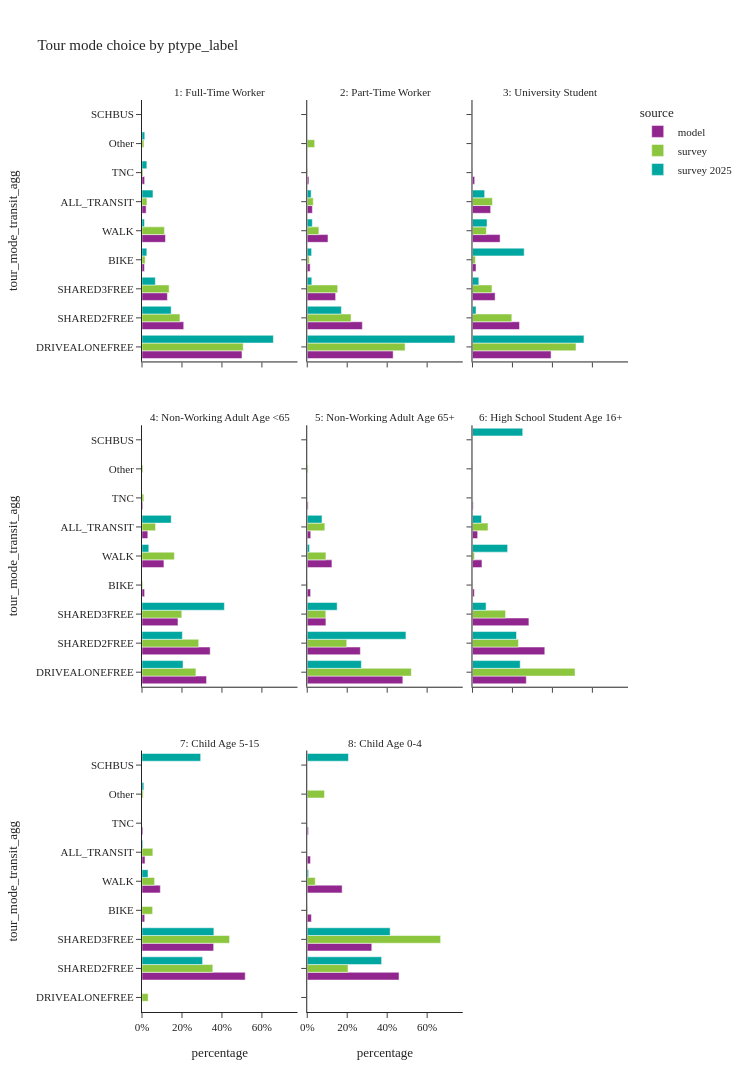
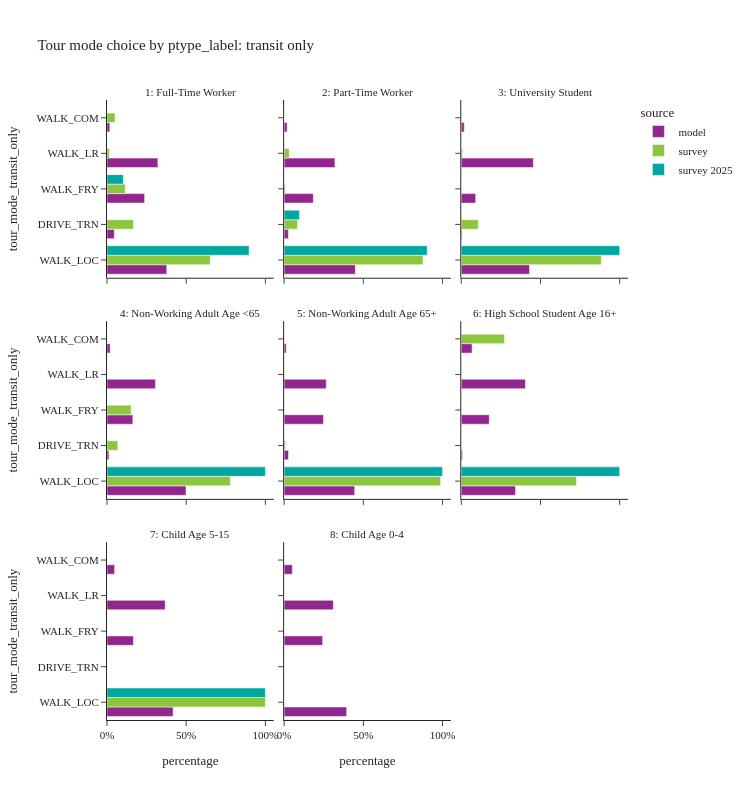

Notebook code for these charts, in order:
### Code cell
tour_mode_choice_seg(segment_col='ptype_label')

### Figure 1 — Plotly figure (JSON) as saved in the notebook; plotly's stock layout.template omitted (floating-point values rounded to 4 significant figures)
{"data": [{"alignmentgroup": "True", "customdata": [[1195681], [498942], [303787], [29539], [280729], [49480], [31624]], "hovertemplate": "source=model<br>ptype_label=1: Full-Time Worker<br>percentage=%{x}<br>tour_mode_transit_agg=%{y}<br>sample_size=%{customdata[0]}<extra></extra>", "legendgroup": "model", "marker": {"color": "#91268F", "pattern": {"shape": ""}}, "name": "model", "offsetgroup": "model", "orientation": "h", "showlegend": true, "textposition": "auto", "type": "bar", "x": [0.5003, 0.2088, 0.1271, 0.01236, 0.1175, 0.0207, 0.01323], "xaxis": "x7", "y": ["DRIVEALONEFREE", "SHARED2FREE", "SHARED3FREE", "BIKE", "WALK", "ALL_TRANSIT", "TNC"], "yaxis": "y7"}, {"alignmentgroup": "True", "customdata": [[216484], [138858], [71555], [7326], [52264], [12929], [4161]], "hovertemplate": "source=model<br>ptype_label=2: Part-Time Worker<br>percentage=%{x}<br>tour_mode_transit_agg=%{y}<br>sample_size=%{customdata[0]}<extra></extra>", "legendgroup": "model", "marker": {"color": "#91268F", "pattern": {"shape": ""}}, "name": "model", "offsetgroup": "model", "orientation": "h", "showlegend": false, "textposition": "auto", "type": "bar", "x": [0.4299, 0.2757, 0.1421, 0.01455, 0.1038, 0.02567, 0.008263], "xaxis": "x8", "y": ["DRIVEALONEFREE", "SHARED2FREE", "SHARED3FREE", "BIKE", "WALK", "ALL_TRANSIT", "TNC"], "yaxis": "y8"}, {"alignmentgroup": "True", "customdata": [[84316], [50472], [24278], [3830], [29614], [19499], [2371]], "hovertemplate": "source=model<br>ptype_label=3: University Student<br>percentage=%{x}<br>tour_mode_transit_agg=%{y}<br>sample_size=%{customdata[0]}<extra></extra>", "legendgroup": "model", "marker": {"color": "#91268F", "pattern": {"shape": ""}}, "name": "model", "offsetgroup": "model", "orientation": "h", "showlegend": false, "textposition": "auto", "type": "bar", "x": [0.3933, 0.2354, 0.1132, 0.01787, 0.1381, 0.09096, 0.01106], "xaxis": "x9", "y": ["DRIVEALONEFREE", "SHARED2FREE", "SHARED3FREE", "BIKE", "WALK", "ALL_TRANSIT", "TNC"], "yaxis": "y9"}, {"alignmentgroup": "True", "customdata": [[238344], [251815], [132847], [9591], [81007], [21485], [2948]], "hovertemplate": "source=model<br>ptype_label=4: Non-Working Adult Age <65<br>percentage=%{x}<br>tour_mode_transit_agg=%{y}<br>sample_size=%{customdata[0]}<extra></extra>", "legendgroup": "model", "marker": {"color": "#91268F", "pattern": {"shape": ""}}, "name": "model", "offsetgroup": "model", "orientation": "h", "showlegend": false, "textposition": "auto", "type": "bar", "x": [0.3229, 0.3412, 0.18, 0.013, 0.1098, 0.02911, 0.003994], "xaxis": "x4", "y": ["DRIVEALONEFREE", "SHARED2FREE", "SHARED3FREE", "BIKE", "WALK", "ALL_TRANSIT", "TNC"], "yaxis": "y4"}, {"alignmentgroup": "True", "customdata": [[275856], [153283], [53875], [9730], [71266], [10135], [2617]], "hovertemplate": "source=model<br>ptype_label=5: Non-Working Adult Age 65+<br>percentage=%{x}<br>tour_mode_transit_agg=%{y}<br>sample_size=%{customdata[0]}<extra></extra>", "legendgroup": "model", "marker": {"color": "#91268F", "pattern": {"shape": ""}}, "name": "model", "offsetgroup": "model", "orientation": "h", "showlegend": false, "textposition": "auto", "type": "bar", "x": [0.4783, 0.2658, 0.09341, 0.01687, 0.1236, 0.01757, 0.004537], "xaxis": "x5", "y": ["DRIVEALONEFREE", "SHARED2FREE", "SHARED3FREE", "BIKE", "WALK", "ALL_TRANSIT", "TNC"], "yaxis": "y5"}, {"alignmentgroup": "True", "customdata": [[38306], [51450], [40155], [1323], [6755], [3678], [530]], "hovertemplate": "source=model<br>ptype_label=6: High School Student Age 16+<br>percentage=%{x}<br>tour_mode_transit_agg=%{y}<br>sample_size=%{customdata[0]}<extra></extra>", "legendgroup": "model", "marker": {"color": "#91268F", "pattern": {"shape": ""}}, "name": "model", "offsetgroup": "model", "orientation": "h", "showlegend": false, "textposition": "auto", "type": "bar", "x": [0.2694, 0.3618, 0.2824, 0.009304, 0.0475, 0.02587, 0.003727], "xaxis": "x6", "y": ["DRIVEALONEFREE", "SHARED2FREE", "SHARED3FREE", "BIKE", "WALK", "ALL_TRANSIT", "TNC"], "yaxis": "y6"}, {"alignmentgroup": "True", "customdata": [[247875], [172109], [6541], [44033], [7217], [2142]], "hovertemplate": "source=model<br>ptype_label=7: Child Age 5-15<br>percentage=%{x}<br>tour_mode_transit_agg=%{y}<br>sample_size=%{customdata[0]}<extra></extra>", "legendgroup": "model", "marker": {"color": "#91268F", "pattern": {"shape": ""}}, "name": "model", "offsetgroup": "model", "orientation": "h", "showlegend": false, "textposition": "auto", "type": "bar", "x": [0.5165, 0.3586, 0.01363, 0.09175, 0.01504, 0.004463], "xaxis": "x", "y": ["SHARED2FREE", "SHARED3FREE", "BIKE", "WALK", "ALL_TRANSIT", "TNC"], "yaxis": "y"}, {"alignmentgroup": "True", "customdata": [[100692], [70809], [4570], [38295], [3571], [1272]], "hovertemplate": "source=model<br>ptype_label=8: Child Age 0-4<br>percentage=%{x}<br>tour_mode_transit_agg=%{y}<br>sample_size=%{customdata[0]}<extra></extra>", "legendgroup": "model", "marker": {"color": "#91268F", "pattern": {"shape": ""}}, "name": "model", "offsetgroup": "model", "orientation": "h", "showlegend": false, "textposition": "auto", "type": "bar", "x": [0.4593, 0.323, 0.02085, 0.1747, 0.01629, 0.005803], "xaxis": "x2", "y": ["SHARED2FREE", "SHARED3FREE", "BIKE", "WALK", "ALL_TRANSIT", "TNC"], "yaxis": "y2"}, {"alignmentgroup": "True", "customdata": [[1383], [468], [264], [150], [666], [283], [24], [31]], "hovertemplate": "source=survey<br>ptype_label=1: Full-Time Worker<br>percentage=%{x}<br>tour_mode_transit_agg=%{y}<br>sample_size=%{customdata[0]}<extra></extra>", "legendgroup": "survey", "marker": {"color": "#8CC63E", "pattern": {"shape": ""}}, "name": "survey", "offsetgroup": "survey", "orientation": "h", "showlegend": true, "textposition": "auto", "type": "bar", "x": [0.5066, 0.1899, 0.1356, 0.01589, 0.1125, 0.02479, 0.004996, 0.009782], "xaxis": "x7", "y": ["DRIVEALONEFREE", "SHARED2FREE", "SHARED3FREE", "BIKE", "WALK", "ALL_TRANSIT", "TNC", "Other"], "yaxis": "y7"}, {"alignmentgroup": "True", "customdata": [[406], [172], [102], [25], [149], [71], [6], [7]], "hovertemplate": "source=survey<br>ptype_label=2: Part-Time Worker<br>percentage=%{x}<br>tour_mode_transit_agg=%{y}<br>sample_size=%{customdata[0]}<extra></extra>", "legendgroup": "survey", "marker": {"color": "#8CC63E", "pattern": {"shape": ""}}, "name": "survey", "offsetgroup": "survey", "orientation": "h", "showlegend": false, "textposition": "auto", "type": "bar", "x": [0.4897, 0.2194, 0.1524, 0.01027, 0.05832, 0.03019, 0.002593, 0.03721], "xaxis": "x8", "y": ["DRIVEALONEFREE", "SHARED2FREE", "SHARED3FREE", "BIKE", "WALK", "ALL_TRANSIT", "TNC", "Other"], "yaxis": "y8"}, {"alignmentgroup": "True", "customdata": [[94], [45], [15], [12], [86], [54], [3], [3]], "hovertemplate": "source=survey<br>ptype_label=3: University Student<br>percentage=%{x}<br>tour_mode_transit_agg=%{y}<br>sample_size=%{customdata[0]}<extra></extra>", "legendgroup": "survey", "marker": {"color": "#8CC63E", "pattern": {"shape": ""}}, "name": "survey", "offsetgroup": "survey", "orientation": "h", "showlegend": false, "textposition": "auto", "type": "bar", "x": [0.518, 0.1969, 0.09754, 0.01467, 0.06948, 0.1, 0.002077, 0.001337], "xaxis": "x9", "y": ["DRIVEALONEFREE", "SHARED2FREE", "SHARED3FREE", "BIKE", "WALK", "ALL_TRANSIT", "TNC", "Other"], "yaxis": "y9"}, {"alignmentgroup": "True", "customdata": [[274], [184], [119], [18], [186], [55], [6], [14]], "hovertemplate": "source=survey<br>ptype_label=4: Non-Working Adult Age <65<br>percentage=%{x}<br>tour_mode_transit_agg=%{y}<br>sample_size=%{customdata[0]}<extra></extra>", "legendgroup": "survey", "marker": {"color": "#8CC63E", "pattern": {"shape": ""}}, "name": "survey", "offsetgroup": "survey", "orientation": "h", "showlegend": false, "textposition": "auto", "type": "bar", "x": [0.2698, 0.2837, 0.199, 0.003703, 0.1621, 0.06779, 0.009118, 0.004845], "xaxis": "x4", "y": ["DRIVEALONEFREE", "SHARED2FREE", "SHARED3FREE", "BIKE", "WALK", "ALL_TRANSIT", "TNC", "Other"], "yaxis": "y4"}, {"alignmentgroup": "True", "customdata": [[421], [199], [51], [6], [133], [55], [3], [11]], "hovertemplate": "source=survey<br>ptype_label=5: Non-Working Adult Age 65+<br>percentage=%{x}<br>tour_mode_transit_agg=%{y}<br>sample_size=%{customdata[0]}<extra></extra>", "legendgroup": "survey", "marker": {"color": "#8CC63E", "pattern": {"shape": ""}}, "name": "survey", "offsetgroup": "survey", "orientation": "h", "showlegend": false, "textposition": "auto", "type": "bar", "x": [0.5209, 0.1977, 0.09287, 0.002421, 0.09354, 0.08811, 0.0001684, 0.004304], "xaxis": "x5", "y": ["DRIVEALONEFREE", "SHARED2FREE", "SHARED3FREE", "BIKE", "WALK", "ALL_TRANSIT", "TNC", "Other"], "yaxis": "y5"}, {"alignmentgroup": "True", "customdata": [[20], [11], [13], [1], [4], [8], [1]], "hovertemplate": "source=survey<br>ptype_label=6: High School Student Age 16+<br>percentage=%{x}<br>tour_mode_transit_agg=%{y}<br>sample_size=%{customdata[0]}<extra></extra>", "legendgroup": "survey", "marker": {"color": "#8CC63E", "pattern": {"shape": ""}}, "name": "survey", "offsetgroup": "survey", "orientation": "h", "showlegend": false, "textposition": "auto", "type": "bar", "x": [0.5131, 0.23, 0.1654, 0.002213, 0.009496, 0.07755, 0.002213], "xaxis": "x6", "y": ["DRIVEALONEFREE", "SHARED2FREE", "SHARED3FREE", "BIKE", "WALK", "ALL_TRANSIT", "Other"], "yaxis": "y6"}, {"alignmentgroup": "True", "customdata": [[4], [77], [135], [13], [42], [16], [2]], "hovertemplate": "source=survey<br>ptype_label=7: Child Age 5-15<br>percentage=%{x}<br>tour_mode_transit_agg=%{y}<br>sample_size=%{customdata[0]}<extra></extra>", "legendgroup": "survey", "marker": {"color": "#8CC63E", "pattern": {"shape": ""}}, "name": "survey", "offsetgroup": "survey", "orientation": "h", "showlegend": false, "textposition": "auto", "type": "bar", "x": [0.03079, 0.3543, 0.4383, 0.05314, 0.06309, 0.05431, 0.006139], "xaxis": "x", "y": ["DRIVEALONEFREE", "SHARED2FREE", "SHARED3FREE", "BIKE", "WALK", "ALL_TRANSIT", "Other"], "yaxis": "y"}, {"alignmentgroup": "True", "customdata": [[33], [41], [4], [11], [2]], "hovertemplate": "source=survey<br>ptype_label=8: Child Age 0-4<br>percentage=%{x}<br>tour_mode_transit_agg=%{y}<br>sample_size=%{customdata[0]}<extra></extra>", "legendgroup": "survey", "marker": {"color": "#8CC63E", "pattern": {"shape": ""}}, "name": "survey", "offsetgroup": "survey", "orientation": "h", "showlegend": false, "textposition": "auto", "type": "bar", "x": [0.2041, 0.6674, 0.00214, 0.03991, 0.08639], "xaxis": "x2", "y": ["SHARED2FREE", "SHARED3FREE", "BIKE", "WALK", "Other"], "yaxis": "y2"}, {"alignmentgroup": "True", "customdata": [[343], [66], [22], [10], [19], [41], [3], [17]], "hovertemplate": "source=survey 2025<br>ptype_label=1: Full-Time Worker<br>percentage=%{x}<br>tour_mode_transit_agg=%{y}<br>sample_size=%{customdata[0]}<extra></extra>", "legendgroup": "survey 2025", "marker": {"color": "#00A7A0", "pattern": {"shape": ""}}, "name": "survey 2025", "offsetgroup": "survey 2025", "orientation": "h", "showlegend": true, "textposition": "auto", "type": "bar", "x": [0.6575, 0.1461, 0.06671, 0.02414, 0.01245, 0.05493, 0.02425, 0.01392], "xaxis": "x7", "y": ["DRIVEALONEFREE", "SHARED2FREE", "SHARED3FREE", "BIKE", "WALK", "ALL_TRANSIT", "TNC", "Other"], "yaxis": "y7"}, {"alignmentgroup": "True", "customdata": [[58], [17], [4], [1], [5], [6]], "hovertemplate": "source=survey 2025<br>ptype_label=2: Part-Time Worker<br>percentage=%{x}<br>tour_mode_transit_agg=%{y}<br>sample_size=%{customdata[0]}<extra></extra>", "legendgroup": "survey 2025", "marker": {"color": "#00A7A0", "pattern": {"shape": ""}}, "name": "survey 2025", "offsetgroup": "survey 2025", "orientation": "h", "showlegend": false, "textposition": "auto", "type": "bar", "x": [0.7393, 0.1709, 0.02284, 0.02183, 0.02548, 0.01962], "xaxis": "x8", "y": ["DRIVEALONEFREE", "SHARED2FREE", "SHARED3FREE", "BIKE", "WALK", "ALL_TRANSIT"], "yaxis": "y8"}, {"alignmentgroup": "True", "customdata": [[18], [3], [1], [5], [4], [4]], "hovertemplate": "source=survey 2025<br>ptype_label=3: University Student<br>percentage=%{x}<br>tour_mode_transit_agg=%{y}<br>sample_size=%{customdata[0]}<extra></extra>", "legendgroup": "survey 2025", "marker": {"color": "#00A7A0", "pattern": {"shape": ""}}, "name": "survey 2025", "offsetgroup": "survey 2025", "orientation": "h", "showlegend": false, "textposition": "auto", "type": "bar", "x": [0.5578, 0.01793, 0.03172, 0.2587, 0.07287, 0.06096], "xaxis": "x9", "y": ["DRIVEALONEFREE", "SHARED2FREE", "SHARED3FREE", "BIKE", "WALK", "ALL_TRANSIT"], "yaxis": "y9"}, {"alignmentgroup": "True", "customdata": [[13], [18], [13], [1], [4]], "hovertemplate": "source=survey 2025<br>ptype_label=4: Non-Working Adult Age <65<br>percentage=%{x}<br>tour_mode_transit_agg=%{y}<br>sample_size=%{customdata[0]}<extra></extra>", "legendgroup": "survey 2025", "marker": {"color": "#00A7A0", "pattern": {"shape": ""}}, "name": "survey 2025", "offsetgroup": "survey 2025", "orientation": "h", "showlegend": false, "textposition": "auto", "type": "bar", "x": [0.2054, 0.202, 0.4122, 0.034, 0.1464], "xaxis": "x4", "y": ["DRIVEALONEFREE", "SHARED2FREE", "SHARED3FREE", "WALK", "ALL_TRANSIT"], "yaxis": "y4"}, {"alignmentgroup": "True", "customdata": [[61], [34], [8], [3], [3]], "hovertemplate": "source=survey 2025<br>ptype_label=5: Non-Working Adult Age 65+<br>percentage=%{x}<br>tour_mode_transit_agg=%{y}<br>sample_size=%{customdata[0]}<extra></extra>", "legendgroup": "survey 2025", "marker": {"color": "#00A7A0", "pattern": {"shape": ""}}, "name": "survey 2025", "offsetgroup": "survey 2025", "orientation": "h", "showlegend": false, "textposition": "auto", "type": "bar", "x": [0.271, 0.4939, 0.1498, 0.01143, 0.07396], "xaxis": "x5", "y": ["DRIVEALONEFREE", "SHARED2FREE", "SHARED3FREE", "WALK", "ALL_TRANSIT"], "yaxis": "y5"}, {"alignmentgroup": "True", "customdata": [[6], [5], [7], [3], [2], [10]], "hovertemplate": "source=survey 2025<br>ptype_label=6: High School Student Age 16+<br>percentage=%{x}<br>tour_mode_transit_agg=%{y}<br>sample_size=%{customdata[0]}<extra></extra>", "legendgroup": "survey 2025", "marker": {"color": "#00A7A0", "pattern": {"shape": ""}}, "name": "survey 2025", "offsetgroup": "survey 2025", "orientation": "h", "showlegend": false, "textposition": "auto", "type": "bar", "x": [0.2388, 0.2203, 0.06818, 0.1758, 0.0454, 0.2515], "xaxis": "x6", "y": ["DRIVEALONEFREE", "SHARED2FREE", "SHARED3FREE", "WALK", "ALL_TRANSIT", "SCHBUS"], "yaxis": "y6"}, {"alignmentgroup": "True", "customdata": [[23], [35], [6], [2], [70], [1]], "hovertemplate": "source=survey 2025<br>ptype_label=7: Child Age 5-15<br>percentage=%{x}<br>tour_mode_transit_agg=%{y}<br>sample_size=%{customdata[0]}<extra></extra>", "legendgroup": "survey 2025", "marker": {"color": "#00A7A0", "pattern": {"shape": ""}}, "name": "survey 2025", "offsetgroup": "survey 2025", "orientation": "h", "showlegend": false, "textposition": "auto", "type": "bar", "x": [0.3033, 0.3597, 0.03009, 0.004276, 0.2935, 0.009175], "xaxis": "x", "y": ["SHARED2FREE", "SHARED3FREE", "WALK", "ALL_TRANSIT", "SCHBUS", "Other"], "yaxis": "y"}, {"alignmentgroup": "True", "customdata": [[12], [12], [1], [1]], "hovertemplate": "source=survey 2025<br>ptype_label=8: Child Age 0-4<br>percentage=%{x}<br>tour_mode_transit_agg=%{y}<br>sample_size=%{customdata[0]}<extra></extra>", "legendgroup": "survey 2025", "marker": {"color": "#00A7A0", "pattern": {"shape": ""}}, "name": "survey 2025", "offsetgroup": "survey 2025", "orientation": "h", "showlegend": false, "textposition": "auto", "type": "bar", "x": [0.3721, 0.4149, 0.006889, 0.2062], "xaxis": "x2", "y": ["SHARED2FREE", "SHARED3FREE", "WALK", "SCHBUS"], "yaxis": "y2"}], "layout": {"annotations": [{"font": {}, "showarrow": false, "text": "7: Child Age 5-15", "x": 0.16, "xanchor": "center", "xref": "paper", "y": 0.2867, "yanchor": "bottom", "yref": "paper"}, {"font": {}, "showarrow": false, "text": "8: Child Age 0-4", "x": 0.5, "xanchor": "center", "xref": "paper", "y": 0.2867, "yanchor": "bottom", "yref": "paper"}, {"font": {}, "showarrow": false, "text": "4: Non-Working Adult Age <65", "x": 0.16, "xanchor": "center", "xref": "paper", "y": 0.6433, "yanchor": "bottom", "yref": "paper"}, {"font": {}, "showarrow": false, "text": "5: Non-Working Adult Age 65+", "x": 0.5, "xanchor": "center", "xref": "paper", "y": 0.6433, "yanchor": "bottom", "yref": "paper"}, {"font": {}, "showarrow": false, "text": "6: High School Student Age 16+", "x": 0.84, "xanchor": "center", "xref": "paper", "y": 0.6433, "yanchor": "bottom", "yref": "paper"}, {"font": {}, "showarrow": false, "text": "1: Full-Time Worker", "x": 0.16, "xanchor": "center", "xref": "paper", "y": 1.0, "yanchor": "bottom", "yref": "paper"}, {"font": {}, "showarrow": false, "text": "2: Part-Time Worker", "x": 0.5, "xanchor": "center", "xref": "paper", "y": 1.0, "yanchor": "bottom", "yref": "paper"}, {"font": {}, "showarrow": false, "text": "3: University Student", "x": 0.84, "xanchor": "center", "xref": "paper", "y": 1.0, "yanchor": "bottom", "yref": "paper"}], "barmode": "group", "height": 1200, "legend": {"title": {"text": "source"}, "tracegroupgap": 0}, "title": {"text": "Tour mode choice by ptype_label"}, "width": 750, "xaxis": {"anchor": "y", "domain": [0.0, 0.32], "tickformat": ".0%", "title": {"text": "percentage"}}, "xaxis2": {"anchor": "y2", "domain": [0.34, 0.66], "matches": "x", "tickformat": ".0%", "title": {"text": "percentage"}}, "xaxis3": {"anchor": "y3", "domain": [0.68, 1.0], "matches": "x", "title": {"text": "percentage"}}, "xaxis4": {"anchor": "y4", "domain": [0.0, 0.32], "matches": "x", "showticklabels": false}, "xaxis5": {"anchor": "y5", "domain": [0.34, 0.66], "matches": "x", "showticklabels": false}, "xaxis6": {"anchor": "y6", "domain": [0.68, 1.0], "matches": "x", "showticklabels": false}, "xaxis7": {"anchor": "y7", "domain": [0.0, 0.32], "matches": "x", "showticklabels": false}, "xaxis8": {"anchor": "y8", "domain": [0.34, 0.66], "matches": "x", "showticklabels": false}, "xaxis9": {"anchor": "y9", "domain": [0.68, 1.0], "matches": "x", "showticklabels": false}, "yaxis": {"anchor": "x", "domain": [0.0, 0.2867], "title": {"text": "tour_mode_transit_agg"}}, "yaxis2": {"anchor": "x2", "domain": [0.0, 0.2867], "matches": "y", "showticklabels": false}, "yaxis3": {"anchor": "x3", "domain": [0.0, 0.2867], "matches": "y", "showticklabels": false}, "yaxis4": {"anchor": "x4", "domain": [0.3567, 0.6433], "matches": "y", "title": {"text": "tour_mode_transit_agg"}}, "yaxis5": {"anchor": "x5", "domain": [0.3567, 0.6433], "matches": "y", "showticklabels": false}, "yaxis6": {"anchor": "x6", "domain": [0.3567, 0.6433], "matches": "y", "showticklabels": false}, "yaxis7": {"anchor": "x7", "domain": [0.7133, 1.0], "matches": "y", "title": {"text": "tour_mode_transit_agg"}}, "yaxis8": {"anchor": "x8", "domain": [0.7133, 1.0], "matches": "y", "showticklabels": false}, "yaxis9": {"anchor": "x9", "domain": [0.7133, 1.0], "matches": "y", "showticklabels": false}}}

### Figure 2 — Plotly figure (JSON) as saved in the notebook; plotly's stock layout.template omitted (floating-point values rounded to 4 significant figures)
{"data": [{"alignmentgroup": "True", "customdata": [[18667], [2291], [11747], [15893], [882]], "hovertemplate": "source=model<br>ptype_label=1: Full-Time Worker<br>percentage=%{x}<br>tour_mode_transit_only=%{y}<br>sample_size=%{customdata[0]}<extra></extra>", "legendgroup": "model", "marker": {"color": "#91268F", "pattern": {"shape": ""}}, "name": "model", "offsetgroup": "model", "orientation": "h", "showlegend": true, "textposition": "auto", "type": "bar", "x": [0.3773, 0.0463, 0.2374, 0.3212, 0.01783], "xaxis": "x7", "y": ["WALK_LOC", "DRIVE_TRN", "WALK_FRY", "WALK_LR", "WALK_COM"], "yaxis": "y7"}, {"alignmentgroup": "True", "customdata": [[5810], [346], [2382], [4146], [245]], "hovertemplate": "source=model<br>ptype_label=2: Part-Time Worker<br>percentage=%{x}<br>tour_mode_transit_only=%{y}<br>sample_size=%{customdata[0]}<extra></extra>", "legendgroup": "model", "marker": {"color": "#91268F", "pattern": {"shape": ""}}, "name": "model", "offsetgroup": "model", "orientation": "h", "showlegend": false, "textposition": "auto", "type": "bar", "x": [0.4494, 0.02676, 0.1842, 0.3207, 0.01895], "xaxis": "x8", "y": ["WALK_LOC", "DRIVE_TRN", "WALK_FRY", "WALK_LR", "WALK_COM"], "yaxis": "y8"}, {"alignmentgroup": "True", "customdata": [[8397], [93], [1773], [8873], [363]], "hovertemplate": "source=model<br>ptype_label=3: University Student<br>percentage=%{x}<br>tour_mode_transit_only=%{y}<br>sample_size=%{customdata[0]}<extra></extra>", "legendgroup": "model", "marker": {"color": "#91268F", "pattern": {"shape": ""}}, "name": "model", "offsetgroup": "model", "orientation": "h", "showlegend": false, "textposition": "auto", "type": "bar", "x": [0.4306, 0.004769, 0.09093, 0.455, 0.01862], "xaxis": "x9", "y": ["WALK_LOC", "DRIVE_TRN", "WALK_FRY", "WALK_LR", "WALK_COM"], "yaxis": "y9"}, {"alignmentgroup": "True", "customdata": [[10718], [261], [3506], [6568], [432]], "hovertemplate": "source=model<br>ptype_label=4: Non-Working Adult Age <65<br>percentage=%{x}<br>tour_mode_transit_only=%{y}<br>sample_size=%{customdata[0]}<extra></extra>", "legendgroup": "model", "marker": {"color": "#91268F", "pattern": {"shape": ""}}, "name": "model", "offsetgroup": "model", "orientation": "h", "showlegend": false, "textposition": "auto", "type": "bar", "x": [0.4989, 0.01215, 0.1632, 0.3057, 0.02011], "xaxis": "x4", "y": ["WALK_LOC", "DRIVE_TRN", "WALK_FRY", "WALK_LR", "WALK_COM"], "yaxis": "y4"}, {"alignmentgroup": "True", "customdata": [[4514], [277], [2515], [2696], [133]], "hovertemplate": "source=model<br>ptype_label=5: Non-Working Adult Age 65+<br>percentage=%{x}<br>tour_mode_transit_only=%{y}<br>sample_size=%{customdata[0]}<extra></extra>", "legendgroup": "model", "marker": {"color": "#91268F", "pattern": {"shape": ""}}, "name": "model", "offsetgroup": "model", "orientation": "h", "showlegend": false, "textposition": "auto", "type": "bar", "x": [0.4454, 0.02733, 0.2481, 0.266, 0.01312], "xaxis": "x5", "y": ["WALK_LOC", "DRIVE_TRN", "WALK_FRY", "WALK_LR", "WALK_COM"], "yaxis": "y5"}, {"alignmentgroup": "True", "customdata": [[1259], [29], [650], [1489], [251]], "hovertemplate": "source=model<br>ptype_label=6: High School Student Age 16+<br>percentage=%{x}<br>tour_mode_transit_only=%{y}<br>sample_size=%{customdata[0]}<extra></extra>", "legendgroup": "model", "marker": {"color": "#91268F", "pattern": {"shape": ""}}, "name": "model", "offsetgroup": "model", "orientation": "h", "showlegend": false, "textposition": "auto", "type": "bar", "x": [0.3423, 0.007885, 0.1767, 0.4048, 0.06824], "xaxis": "x6", "y": ["WALK_LOC", "DRIVE_TRN", "WALK_FRY", "WALK_LR", "WALK_COM"], "yaxis": "y6"}, {"alignmentgroup": "True", "customdata": [[3012], [1207], [2651], [347]], "hovertemplate": "source=model<br>ptype_label=7: Child Age 5-15<br>percentage=%{x}<br>tour_mode_transit_only=%{y}<br>sample_size=%{customdata[0]}<extra></extra>", "legendgroup": "model", "marker": {"color": "#91268F", "pattern": {"shape": ""}}, "name": "model", "offsetgroup": "model", "orientation": "h", "showlegend": false, "textposition": "auto", "type": "bar", "x": [0.4173, 0.1672, 0.3673, 0.04808], "xaxis": "x", "y": ["WALK_LOC", "WALK_FRY", "WALK_LR", "WALK_COM"], "yaxis": "y"}, {"alignmentgroup": "True", "customdata": [[1409], [868], [1109], [185]], "hovertemplate": "source=model<br>ptype_label=8: Child Age 0-4<br>percentage=%{x}<br>tour_mode_transit_only=%{y}<br>sample_size=%{customdata[0]}<extra></extra>", "legendgroup": "model", "marker": {"color": "#91268F", "pattern": {"shape": ""}}, "name": "model", "offsetgroup": "model", "orientation": "h", "showlegend": false, "textposition": "auto", "type": "bar", "x": [0.3946, 0.2431, 0.3106, 0.05181], "xaxis": "x2", "y": ["WALK_LOC", "WALK_FRY", "WALK_LR", "WALK_COM"], "yaxis": "y2"}, {"alignmentgroup": "True", "customdata": [[239], [19], [8], [14], [3]], "hovertemplate": "source=survey<br>ptype_label=1: Full-Time Worker<br>percentage=%{x}<br>tour_mode_transit_only=%{y}<br>sample_size=%{customdata[0]}<extra></extra>", "legendgroup": "survey", "marker": {"color": "#8CC63E", "pattern": {"shape": ""}}, "name": "survey", "offsetgroup": "survey", "orientation": "h", "showlegend": true, "textposition": "auto", "type": "bar", "x": [0.652, 0.1668, 0.1152, 0.01539, 0.0506], "xaxis": "x7", "y": ["WALK_LOC", "DRIVE_TRN", "WALK_FRY", "WALK_LR", "WALK_COM"], "yaxis": "y7"}, {"alignmentgroup": "True", "customdata": [[63], [3], [1], [3], [1]], "hovertemplate": "source=survey<br>ptype_label=2: Part-Time Worker<br>percentage=%{x}<br>tour_mode_transit_only=%{y}<br>sample_size=%{customdata[0]}<extra></extra>", "legendgroup": "survey", "marker": {"color": "#8CC63E", "pattern": {"shape": ""}}, "name": "survey", "offsetgroup": "survey", "orientation": "h", "showlegend": false, "textposition": "auto", "type": "bar", "x": [0.8763, 0.08417, 0.00743, 0.03206, 0.0], "xaxis": "x8", "y": ["WALK_LOC", "DRIVE_TRN", "WALK_FRY", "WALK_LR", "WALK_COM"], "yaxis": "y8"}, {"alignmentgroup": "True", "customdata": [[48], [3], [3]], "hovertemplate": "source=survey<br>ptype_label=3: University Student<br>percentage=%{x}<br>tour_mode_transit_only=%{y}<br>sample_size=%{customdata[0]}<extra></extra>", "legendgroup": "survey", "marker": {"color": "#8CC63E", "pattern": {"shape": ""}}, "name": "survey", "offsetgroup": "survey", "orientation": "h", "showlegend": false, "textposition": "auto", "type": "bar", "x": [0.8838, 0.1078, 0.008432], "xaxis": "x9", "y": ["WALK_LOC", "DRIVE_TRN", "WALK_LR"], "yaxis": "y9"}, {"alignmentgroup": "True", "customdata": [[50], [4], [1]], "hovertemplate": "source=survey<br>ptype_label=4: Non-Working Adult Age <65<br>percentage=%{x}<br>tour_mode_transit_only=%{y}<br>sample_size=%{customdata[0]}<extra></extra>", "legendgroup": "survey", "marker": {"color": "#8CC63E", "pattern": {"shape": ""}}, "name": "survey", "offsetgroup": "survey", "orientation": "h", "showlegend": false, "textposition": "auto", "type": "bar", "x": [0.7794, 0.06832, 0.1523], "xaxis": "x4", "y": ["WALK_LOC", "DRIVE_TRN", "WALK_FRY"], "yaxis": "y4"}, {"alignmentgroup": "True", "customdata": [[48], [4], [1], [2]], "hovertemplate": "source=survey<br>ptype_label=5: Non-Working Adult Age 65+<br>percentage=%{x}<br>tour_mode_transit_only=%{y}<br>sample_size=%{customdata[0]}<extra></extra>", "legendgroup": "survey", "marker": {"color": "#8CC63E", "pattern": {"shape": ""}}, "name": "survey", "offsetgroup": "survey", "orientation": "h", "showlegend": false, "textposition": "auto", "type": "bar", "x": [0.9878, 0.008544, 0.002104, 0.001571], "xaxis": "x5", "y": ["WALK_LOC", "DRIVE_TRN", "WALK_FRY", "WALK_LR"], "yaxis": "y5"}, {"alignmentgroup": "True", "customdata": [[7], [1]], "hovertemplate": "source=survey<br>ptype_label=6: High School Student Age 16+<br>percentage=%{x}<br>tour_mode_transit_only=%{y}<br>sample_size=%{customdata[0]}<extra></extra>", "legendgroup": "survey", "marker": {"color": "#8CC63E", "pattern": {"shape": ""}}, "name": "survey", "offsetgroup": "survey", "orientation": "h", "showlegend": false, "textposition": "auto", "type": "bar", "x": [0.727, 0.273], "xaxis": "x6", "y": ["WALK_LOC", "WALK_COM"], "yaxis": "y6"}, {"alignmentgroup": "True", "customdata": [[16]], "hovertemplate": "source=survey<br>ptype_label=7: Child Age 5-15<br>percentage=%{x}<br>tour_mode_transit_only=%{y}<br>sample_size=%{customdata[0]}<extra></extra>", "legendgroup": "survey", "marker": {"color": "#8CC63E", "pattern": {"shape": ""}}, "name": "survey", "offsetgroup": "survey", "orientation": "h", "showlegend": false, "textposition": "auto", "type": "bar", "x": [1.0], "xaxis": "x", "y": ["WALK_LOC"], "yaxis": "y"}, {"alignmentgroup": "True", "customdata": [[38], [3]], "hovertemplate": "source=survey 2025<br>ptype_label=1: Full-Time Worker<br>percentage=%{x}<br>tour_mode_transit_only=%{y}<br>sample_size=%{customdata[0]}<extra></extra>", "legendgroup": "survey 2025", "marker": {"color": "#00A7A0", "pattern": {"shape": ""}}, "name": "survey 2025", "offsetgroup": "survey 2025", "orientation": "h", "showlegend": true, "textposition": "auto", "type": "bar", "x": [0.8969, 0.1031], "xaxis": "x7", "y": ["WALK_LOC", "WALK_FRY"], "yaxis": "y7"}, {"alignmentgroup": "True", "customdata": [[5], [1]], "hovertemplate": "source=survey 2025<br>ptype_label=2: Part-Time Worker<br>percentage=%{x}<br>tour_mode_transit_only=%{y}<br>sample_size=%{customdata[0]}<extra></extra>", "legendgroup": "survey 2025", "marker": {"color": "#00A7A0", "pattern": {"shape": ""}}, "name": "survey 2025", "offsetgroup": "survey 2025", "orientation": "h", "showlegend": false, "textposition": "auto", "type": "bar", "x": [0.9033, 0.09669], "xaxis": "x8", "y": ["WALK_LOC", "DRIVE_TRN"], "yaxis": "y8"}, {"alignmentgroup": "True", "customdata": [[4]], "hovertemplate": "source=survey 2025<br>ptype_label=3: University Student<br>percentage=%{x}<br>tour_mode_transit_only=%{y}<br>sample_size=%{customdata[0]}<extra></extra>", "legendgroup": "survey 2025", "marker": {"color": "#00A7A0", "pattern": {"shape": ""}}, "name": "survey 2025", "offsetgroup": "survey 2025", "orientation": "h", "showlegend": false, "textposition": "auto", "type": "bar", "x": [1.0], "xaxis": "x9", "y": ["WALK_LOC"], "yaxis": "y9"}, {"alignmentgroup": "True", "customdata": [[4]], "hovertemplate": "source=survey 2025<br>ptype_label=4: Non-Working Adult Age <65<br>percentage=%{x}<br>tour_mode_transit_only=%{y}<br>sample_size=%{customdata[0]}<extra></extra>", "legendgroup": "survey 2025", "marker": {"color": "#00A7A0", "pattern": {"shape": ""}}, "name": "survey 2025", "offsetgroup": "survey 2025", "orientation": "h", "showlegend": false, "textposition": "auto", "type": "bar", "x": [1.0], "xaxis": "x4", "y": ["WALK_LOC"], "yaxis": "y4"}, {"alignmentgroup": "True", "customdata": [[3]], "hovertemplate": "source=survey 2025<br>ptype_label=5: Non-Working Adult Age 65+<br>percentage=%{x}<br>tour_mode_transit_only=%{y}<br>sample_size=%{customdata[0]}<extra></extra>", "legendgroup": "survey 2025", "marker": {"color": "#00A7A0", "pattern": {"shape": ""}}, "name": "survey 2025", "offsetgroup": "survey 2025", "orientation": "h", "showlegend": false, "textposition": "auto", "type": "bar", "x": [1.0], "xaxis": "x5", "y": ["WALK_LOC"], "yaxis": "y5"}, {"alignmentgroup": "True", "customdata": [[2]], "hovertemplate": "source=survey 2025<br>ptype_label=6: High School Student Age 16+<br>percentage=%{x}<br>tour_mode_transit_only=%{y}<br>sample_size=%{customdata[0]}<extra></extra>", "legendgroup": "survey 2025", "marker": {"color": "#00A7A0", "pattern": {"shape": ""}}, "name": "survey 2025", "offsetgroup": "survey 2025", "orientation": "h", "showlegend": false, "textposition": "auto", "type": "bar", "x": [1.0], "xaxis": "x6", "y": ["WALK_LOC"], "yaxis": "y6"}, {"alignmentgroup": "True", "customdata": [[2]], "hovertemplate": "source=survey 2025<br>ptype_label=7: Child Age 5-15<br>percentage=%{x}<br>tour_mode_transit_only=%{y}<br>sample_size=%{customdata[0]}<extra></extra>", "legendgroup": "survey 2025", "marker": {"color": "#00A7A0", "pattern": {"shape": ""}}, "name": "survey 2025", "offsetgroup": "survey 2025", "orientation": "h", "showlegend": false, "textposition": "auto", "type": "bar", "x": [1.0], "xaxis": "x", "y": ["WALK_LOC"], "yaxis": "y"}], "layout": {"annotations": [{"font": {}, "showarrow": false, "text": "7: Child Age 5-15", "x": 0.16, "xanchor": "center", "xref": "paper", "y": 0.2867, "yanchor": "bottom", "yref": "paper"}, {"font": {}, "showarrow": false, "text": "8: Child Age 0-4", "x": 0.5, "xanchor": "center", "xref": "paper", "y": 0.2867, "yanchor": "bottom", "yref": "paper"}, {"font": {}, "showarrow": false, "text": "4: Non-Working Adult Age <65", "x": 0.16, "xanchor": "center", "xref": "paper", "y": 0.6433, "yanchor": "bottom", "yref": "paper"}, {"font": {}, "showarrow": false, "text": "5: Non-Working Adult Age 65+", "x": 0.5, "xanchor": "center", "xref": "paper", "y": 0.6433, "yanchor": "bottom", "yref": "paper"}, {"font": {}, "showarrow": false, "text": "6: High School Student Age 16+", "x": 0.84, "xanchor": "center", "xref": "paper", "y": 0.6433, "yanchor": "bottom", "yref": "paper"}, {"font": {}, "showarrow": false, "text": "1: Full-Time Worker", "x": 0.16, "xanchor": "center", "xref": "paper", "y": 1.0, "yanchor": "bottom", "yref": "paper"}, {"font": {}, "showarrow": false, "text": "2: Part-Time Worker", "x": 0.5, "xanchor": "center", "xref": "paper", "y": 1.0, "yanchor": "bottom", "yref": "paper"}, {"font": {}, "showarrow": false, "text": "3: University Student", "x": 0.84, "xanchor": "center", "xref": "paper", "y": 1.0, "yanchor": "bottom", "yref": "paper"}], "barmode": "group", "height": 800, "legend": {"title": {"text": "source"}, "tracegroupgap": 0}, "title": {"text": "Tour mode choice by ptype_label: transit only"}, "width": 750, "xaxis": {"anchor": "y", "domain": [0.0, 0.32], "tickformat": ".0%", "title": {"text": "percentage"}}, "xaxis2": {"anchor": "y2", "domain": [0.34, 0.66], "matches": "x", "tickformat": ".0%", "title": {"text": "percentage"}}, "xaxis3": {"anchor": "y3", "domain": [0.68, 1.0], "matches": "x", "title": {"text": "percentage"}}, "xaxis4": {"anchor": "y4", "domain": [0.0, 0.32], "matches": "x", "showticklabels": false}, "xaxis5": {"anchor": "y5", "domain": [0.34, 0.66], "matches": "x", "showticklabels": false}, "xaxis6": {"anchor": "y6", "domain": [0.68, 1.0], "matches": "x", "showticklabels": false}, "xaxis7": {"anchor": "y7", "domain": [0.0, 0.32], "matches": "x", "showticklabels": false}, "xaxis8": {"anchor": "y8", "domain": [0.34, 0.66], "matches": "x", "showticklabels": false}, "xaxis9": {"anchor": "y9", "domain": [0.68, 1.0], "matches": "x", "showticklabels": false}, "yaxis": {"anchor": "x", "domain": [0.0, 0.2867], "title": {"text": "tour_mode_transit_only"}}, "yaxis2": {"anchor": "x2", "domain": [0.0, 0.2867], "matches": "y", "showticklabels": false}, "yaxis3": {"anchor": "x3", "domain": [0.0, 0.2867], "matches": "y", "showticklabels": false}, "yaxis4": {"anchor": "x4", "domain": [0.3567, 0.6433], "matches": "y", "title": {"text": "tour_mode_transit_only"}}, "yaxis5": {"anchor": "x5", "domain": [0.3567, 0.6433], "matches": "y", "showticklabels": false}, "yaxis6": {"anchor": "x6", "domain": [0.3567, 0.6433], "matches": "y", "showticklabels": false}, "yaxis7": {"anchor": "x7", "domain": [0.7133, 1.0], "matches": "y", "title": {"text": "tour_mode_transit_only"}}, "yaxis8": {"anchor": "x8", "domain": [0.7133, 1.0], "matches": "y", "showticklabels": false}, "yaxis9": {"anchor": "x9", "domain": [0.7133, 1.0], "matches": "y", "showticklabels": false}}}
